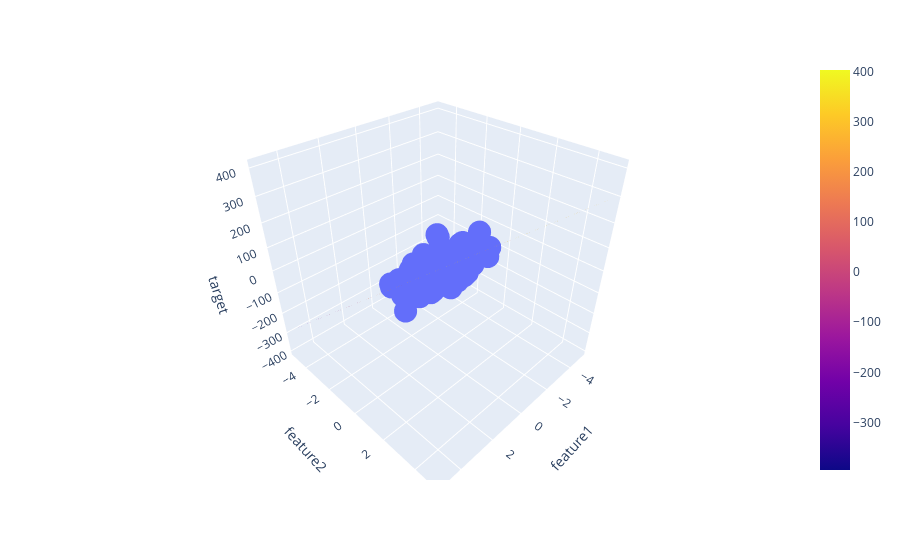

Here is the notebook cell this chart was saved with:
### Code cell
x = np.linspace(-5, 5, 10)
y = np.linspace(-5, 5, 10)

xGrid, yGrid = np.meshgrid(y, x)

final = np.vstack(
    (
        xGrid.ravel().reshape(1, 100),
        yGrid.ravel().reshape(1, 100)
    )
).T

z_final = lr.predict(final).reshape(10, 10)
z = z_final

fig = px.scatter_3d(
    df,
    x="feature1",
    y="feature2",
    z='target'
)

fig.add_trace(
    go.Surface(
        x=x,
        y=y,
        z=z
    )
)

fig.show()
